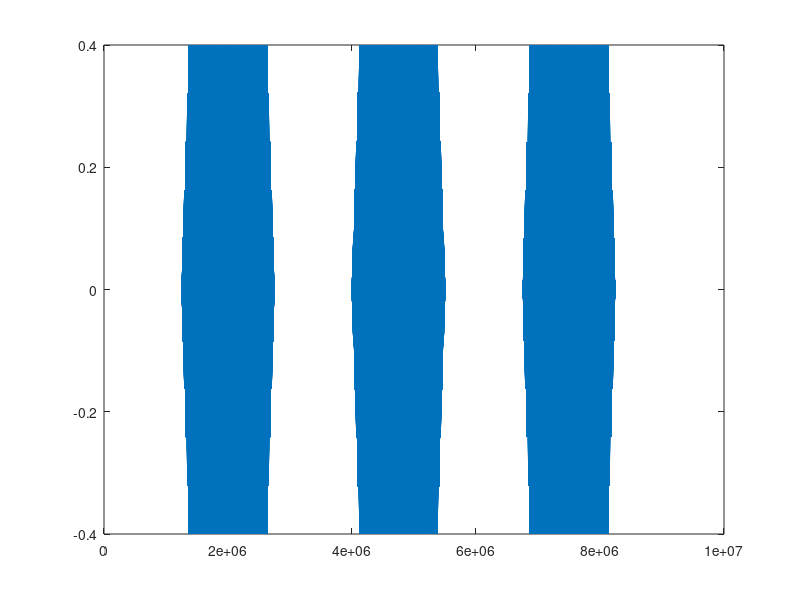

This chart was generated by the following MATLAB code:
close all
clear all
clc

%% Stimulation signal script

% Create stimulation protocol_1 with a random order 

amp = [0.05, 0.35; 0.1, 0.3; 0.2, 0.2];
for x = 1:length(amp)
random_amp_pairs_1= amp(randperm(size(amp, 1)), :);
end

one_quantum = random_amp_pairs_1;

save('1_quantum_2', 'one_quantum');

%% Create waveforms 
% 1 electrode pair - quantum

I1x = [];

dt = 0.004;
carrier_f = 2000;
pulse_f = 10;

f1 = carrier_f/1000;
f2 = (carrier_f + pulse_f)/1000;

ramp_up_t = 500; % ms
ramp_down_t = 500;

for a = 1:length(random_amp_pairs_1)
        
A1 = random_amp_pairs_1(a,1);
A2 = random_amp_pairs_1(a,2);

phi1 = 0;
phi2 = pi;
    
each_stim_t = 6*1000; 
each_break_t = 5*1000;
total_t = 71*1000; 

stim_tt = dt:dt:each_stim_t;

I1_stim(a,:) = A1*cos(2*pi*f1*stim_tt+phi1) + A2*cos(2*pi*f2*stim_tt+phi1);

if ramp_up_t
    ramp_up_size = round(ramp_up_t/dt);
    ramp_vec = 0:1/ramp_up_size:1;

    I1_stim(a,1:length(ramp_vec)) = ramp_vec.*I1_stim(a,1:length(ramp_vec));

end

if ramp_down_t
    ramp_down_size = round(ramp_down_t/dt);
    ramp_vec = fliplr(0:1/ramp_down_size:1);

    I1_stim(a,end-length(ramp_vec)+1:end) = ramp_vec.*I1_stim(a,end-length(ramp_vec)+1:end);
    
end

% figure,plot(I1_stim(a,:))

% period of zeros

break_tt = dt:dt:each_break_t;

I1_break= zeros(1,length(break_tt));

% complete 'cycle'

I1_cycle(a,:) = [I1_stim(a,:), I1_break];

I1x = [I1x, I1_cycle(a,:)];
end

each_pre_t = 5*1000;
pre_tt = dt:dt:each_pre_t;
I1_pre = zeros(1,length(pre_tt));

I1x = [I1_pre, I1x];
I2x = zeros(size(I1x));
figure,plot(I1x + I2x)
% saveas(gcf,'quantum_1ep', '.fig');

I1 = I1x;
I2 = I2x;
save('quantum_1ep_2','I1','I2');

% %% Create waveforms 
% % 2 electrode pair - quantum
% 
% I1x = [];
% I2x = [];
% 
% dt = 0.004;
% carrier_f = 2000;
% pulse_f = 10;
% 
% f1 = carrier_f/1000;
% f2 = (carrier_f + pulse_f)/1000;
% 
% ramp_up_t = 500; % ms
% ramp_down_t = 500;
% 
% for a = 1:length(random_amp_pairs_1)
%         
% A1 = random_amp_pairs_1(a,1);
% A2 = random_amp_pairs_1(a,2);
% 
% phi1 = 0;
% phi2 = pi;
%     
% each_pre_t = 5*1000;
% each_stim_t = 6*1000; 
% each_break_t = 4*1000;
% total_t = 61*1000; 
% 
% stim_tt = dt:dt:each_stim_t;
% 
% I1_stim(a,:) = A1*cos(2*pi*f1*stim_tt+phi1);
% I2_stim(a,:) = A2*cos(2*pi*f2*stim_tt+phi1);
% 
% if ramp_up_t
%     ramp_up_size = round(ramp_up_t/dt);
%     ramp_vec = 0:1/ramp_up_size:1;
% 
%     I1_stim(a,1:length(ramp_vec)) = ramp_vec.*I1_stim(a,1:length(ramp_vec));
%     I2_stim(a,1:length(ramp_vec)) = ramp_vec.*I2_stim(a,1:length(ramp_vec));
% end
% 
% if ramp_down_t
%     ramp_down_size = round(ramp_down_t/dt);
%     ramp_vec = fliplr(0:1/ramp_down_size:1);
% 
%     I1_stim(a,end-length(ramp_vec)+1:end) = ramp_vec.*I1_stim(a,end-length(ramp_vec)+1:end);
%     I2_stim(a,end-length(ramp_vec)+1:end) = ramp_vec.*I2_stim(a,end-length(ramp_vec)+1:end);
%     
% end
% 
% % figure,plot(I1_stim(a,:)+ I2_stim(a,:))
% 
% % period of zeros
% 
% break_tt = dt:dt:each_break_t;
% 
% I1_break= zeros(1,length(break_tt));
% I2_break= zeros(1,length(break_tt));
% 
% % pre-stim period
% 
% pre_tt = dt:dt:each_pre_t;
% 
% I1_pre = zeros(1,length(pre_tt));
% I2_pre = zeros(1,length(pre_tt));
% 
% % complete 'cycle'
% 
% I1_cycle(a,:) = [I1_pre  I1_stim(a,:), I1_break];
% 
% I2_cycle(a,:) = [I2_pre  I2_stim(a,:), I2_break];
% 
% % figure,plot(I1_cycle.(char(sf(a))))
% 
% I1x = [I1x, I1_cycle(a,:)];
% I2x = [I2x, I2_cycle(a,:)];
% end
% 
% figure,plot(I1x + I2x)
% % saveas(gcf,'quantum_1ep', '.fig');
% 
% I1 = I1x;
% I2 = I2x;
% save('quantum_2ep','I1','I2');
